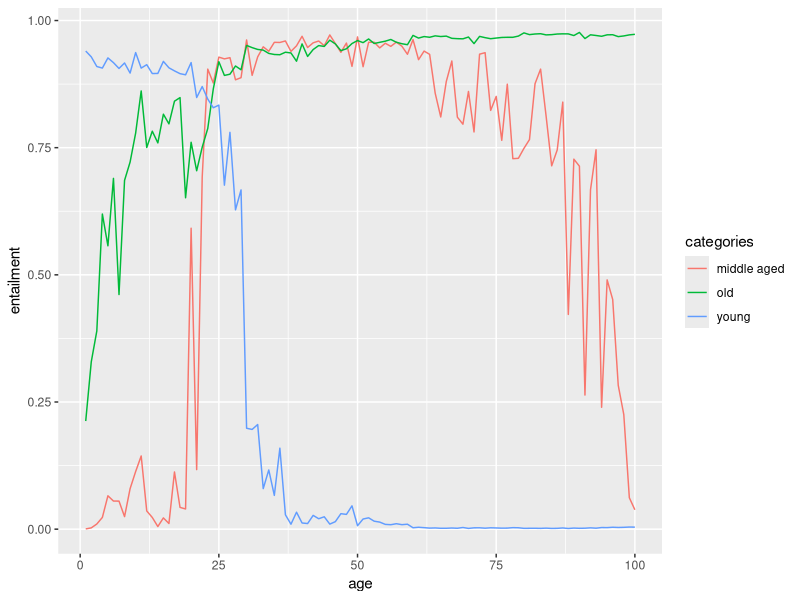
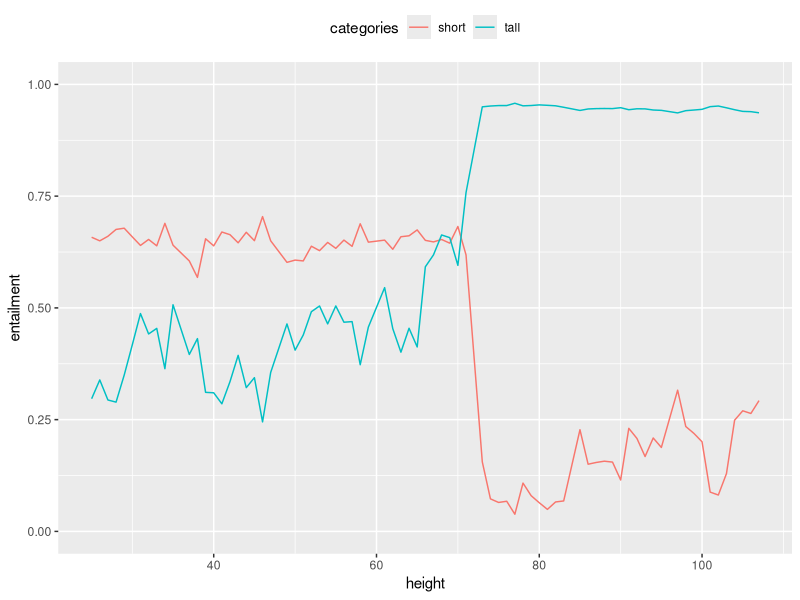
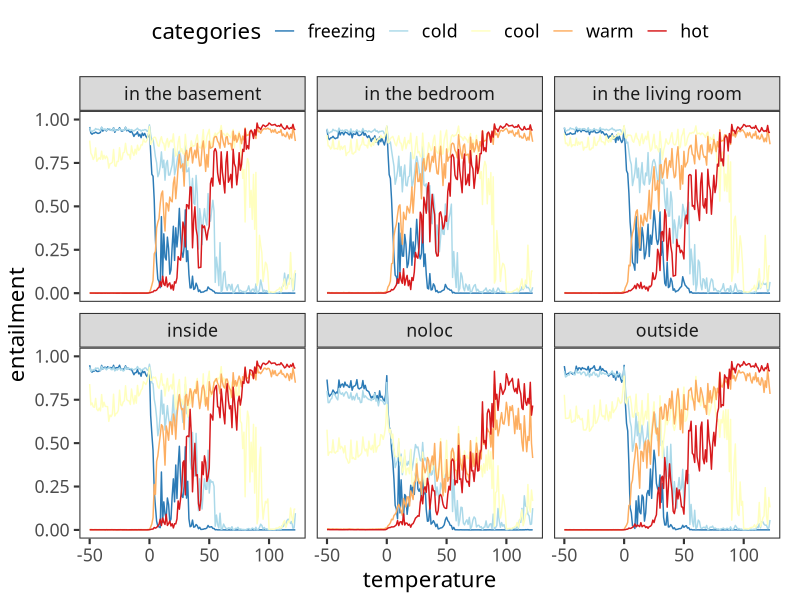
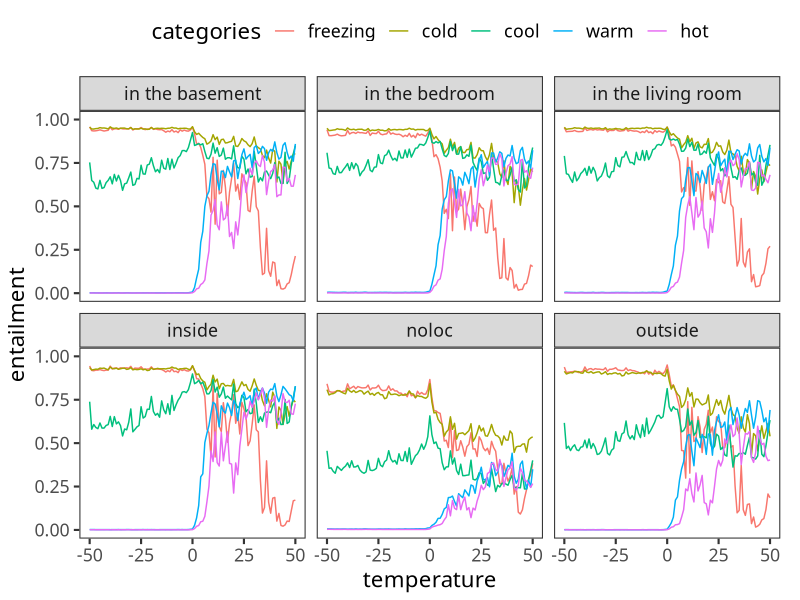
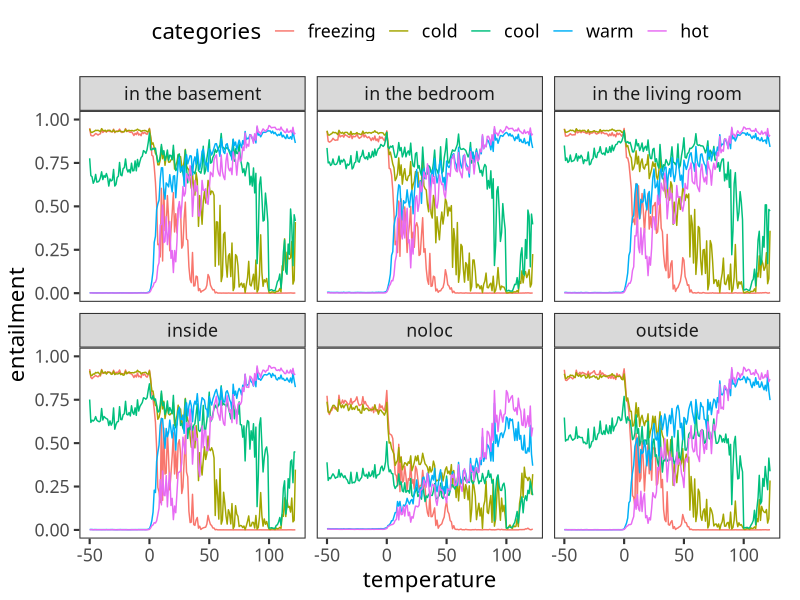

R code for these plots, in order:
library(tidyverse)
library(scales)

height_results <- read_csv("data/results/roberta-large-mnli__height_nli.csv")

age_results <- read_csv("data/results/roberta-large-mnli__age_nli.csv")

age_results %>%
  # mutate(contradiction = 1 - entailment)
  group_by(age, categories) %>%
  summarize(entailment = mean(entailment)) %>%
  # filter(categories == "young") %>%
  ggplot(aes(age, entailment, color = categories, fill = categories)) +
  geom_line()
  # geom_smooth(method = "gam")

height_results %>%
  mutate(height = feet*12 + inches) %>%
  group_by(height, categories) %>%
  summarize(entailment = mean(entailment)) %>%
  # filter(categories == "young") %>%
  ggplot(aes(height, entailment, color = categories, fill = categories)) +
  geom_line() +
  scale_y_continuous(limits = c(0, 1.0)) +
  theme(legend.position = "top")

nounit_results <- read_csv("data/results/roberta-large-mnli__nounit_nli.csv")

nounit_results %>%
  mutate(categories = factor(categories, levels = c("freezing", "cold", "cool", "warm", "hot"))) %>%
  ggplot(aes(temperature, entailment, color = categories)) +
  # geom_smooth(method = "gam") +
  geom_line() +
  scale_color_brewer(palette = "RdYlBu", direction = -1) + 
  scale_y_continuous(limits = c(0, 1)) +
  facet_wrap(~location) +
  theme_bw(base_family = "CMU Sans Serif Medium", base_size = 16) +
  theme(
    legend.position = "top",
    panel.grid = element_blank(),
    plot.margin = margin(0.2, 0.5, 0.2, 0.2, "cm")
  )

celsius_results <- read_csv("data/results/roberta-large-mnli__celsius_nli.csv")

celsius_results %>%
  mutate(categories = factor(categories, levels = c("freezing", "cold", "cool", "warm", "hot"))) %>%
  ggplot(aes(temperature, entailment, color = categories)) +
  # geom_smooth(method = "gam") +
  geom_line() +
  # scale_color_brewer(palette = "RdYlBu", direction = -1) + 
  scale_y_continuous(limits = c(0, 1)) +
  facet_wrap(~location) +
  theme_bw(base_family = "CMU Sans Serif Medium", base_size = 16) +
  theme(
    legend.position = "top",
    panel.grid = element_blank(),
    plot.margin = margin(0.2, 0.5, 0.2, 0.2, "cm")
  )

fahrenheit_results <- read_csv("data/results/roberta-large-mnli__fahrenheit_nli.csv")

fahrenheit_results %>%
  mutate(categories = factor(categories, levels = c("freezing", "cold", "cool", "warm", "hot"))) %>%
  ggplot(aes(temperature, entailment, color = categories)) +
  # geom_smooth(method = "gam") +
  geom_line() +
  # scale_color_brewer(palette = "RdYlBu", direction = -1) + 
  scale_y_continuous(limits = c(0, 1)) +
  facet_wrap(~location) +
  theme_bw(base_family = "CMU Sans Serif Medium", base_size = 16) +
  theme(
    legend.position = "top",
    panel.grid = element_blank(),
    plot.margin = margin(0.2, 0.5, 0.2, 0.2, "cm")
  )
